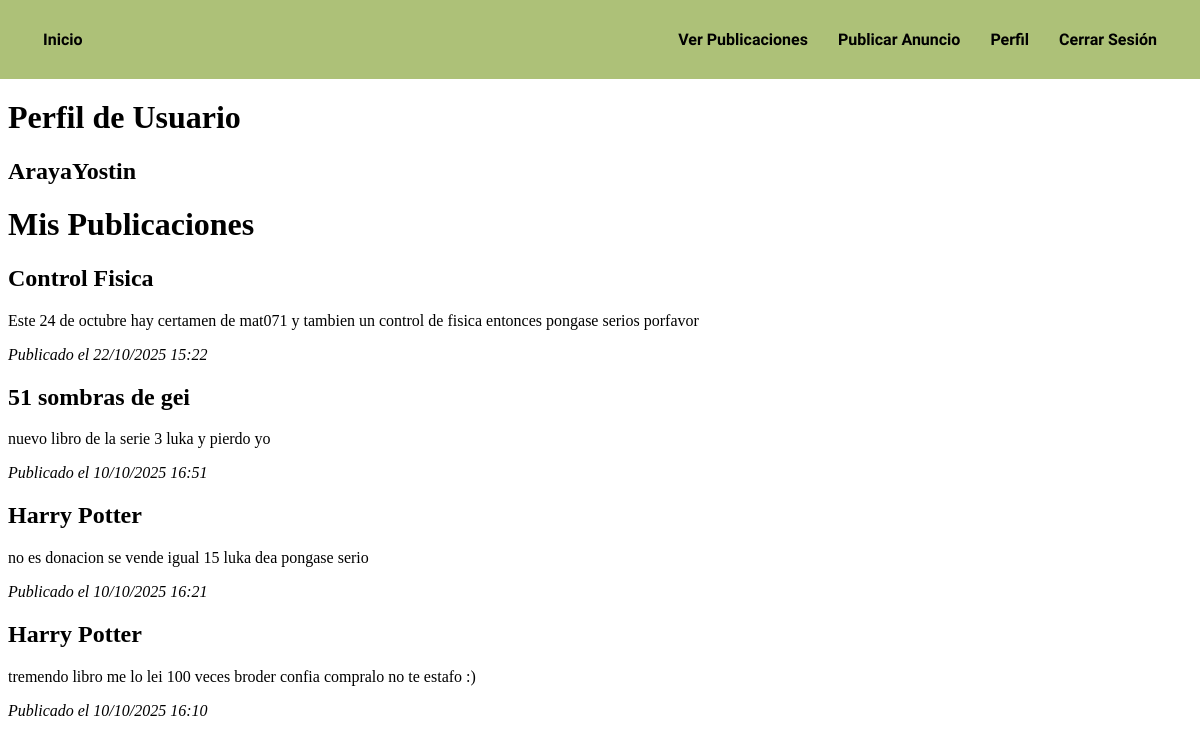
/perfil/ (signed in), run on the app's committed database.
### BookityApp/models.py (models this page shows)
class Publicacion(models.Model):
    user = models.ForeignKey('auth.User', on_delete=models.CASCADE)
    titulo = models.CharField(max_length=100)
    descripcion = models.TextField()
    contacto = models.CharField(max_length=100)
    tipo = models.CharField(max_length=20, choices=[('Intercambio', 'Intercambio'), ('Donación', 'Donación')], default='Donación')
    fecha_publicacion = models.DateTimeField(auto_now_add=True)
    ubicacion = models.CharField(max_length=100)
    latitud = models.FloatField()
    longitud = models.FloatField()

### BookityApp/views.py (the view)
# urls.py: path('perfil/', perfil, name='perfil'),
def perfil(request):
    publicaciones = Publicacion.objects.filter(user=request.user).order_by('-fecha_publicacion')
    return render(request, 'BookityApp/perfil.html', {
        'publicaciones': publicaciones
    })

### BookityApp/templates/BookityApp/perfil.html (shortened to what this page needs)
{% extends 'BookityApp/base.html' %}
{% block content %}
<h1>Perfil de Usuario</h1>
<h2>{{ user.username }}</h2>
<div class="contenedor-publicaciones">
    <h1>Mis Publicaciones</h1>
    {% if publicaciones %}
        {% for publicacion in publicaciones %}
            <div class="publicacion">
                <h2>{{ publicacion.titulo }}</h2>
                <p>{{ publicacion.descripcion }}</p>
                <p><em>Publicado el {{ publicacion.fecha_publicacion|date:"d/m/Y H:i" }}</em></p>
            </div>
        {% endfor %}
    {% else %}
        <p>No has realizado ninguna publicación todavía.</p>
    {% endif %}
</div>
{% endblock %}

### BookityApp/static/css/styles.css (style rules this page uses)
body { padding-top: 70px; }

### data on the page
Publicacion: titulo "Control Fisica", descripcion "Este 24 de octubre hay certamen de mat071 y tambien un control de fisica entonces pongase serios porfavor", fecha_publicacion "22/10/2025 15:22"
Publicacion: titulo "51 sombras de gei", descripcion "nuevo libro de la serie 3 luka y pierdo yo", fecha_publicacion "10/10/2025 16:51"
Publicacion: titulo "Harry Potter", descripcion "no es donacion se vende igual 15 luka dea pongase serio", fecha_publicacion "10/10/2025 16:21"
Publicacion: titulo "Harry Potter", descripcion "tremendo libro me lo lei 100 veces broder confia compralo no te estafo :)", fecha_publicacion "10/10/2025 16:10"

### other printed values
{{ user.username }} "ArayaYostin"
